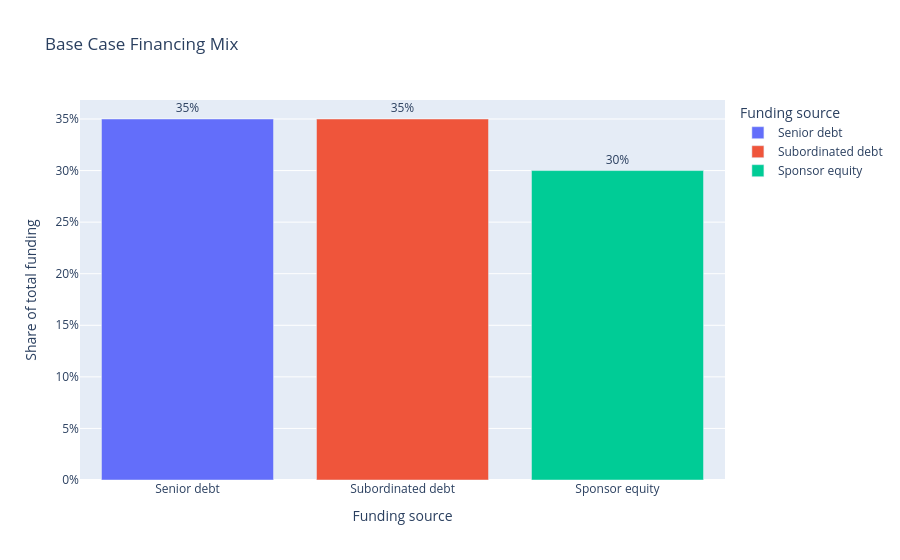

The notebook cell saved with this chart:
### Markdown cell above
## 1. Editable Base Case Assumptions

The assumptions are deliberately stored as simple Python variables. This is easier for beginners than starting with nested dictionaries or custom classes.

### Code cell
# -----------------------------
# Deal inputs
# -----------------------------

# Current share price before the acquisition offer.
share_price = 2.50

# Fully diluted shares outstanding, in millions.
diluted_shares = 369.0

# Net debt in EUR millions.
net_debt = 135.2


# -----------------------------
# Valuation assumptions
# -----------------------------

# Entry multiple used to buy the business.
entry_multiple = 7.0


# -----------------------------
# Financing assumptions
# -----------------------------

# Senior debt as a percentage of total funding.
senior_debt_pct = 0.35

# Subordinated debt as a percentage of total funding.
subordinated_debt_pct = 0.35

# Sponsor equity is whatever is left after the debt financing.
sponsor_equity_pct = 1 - senior_debt_pct - subordinated_debt_pct

# Annual interest rate on senior debt.
senior_interest_rate = 0.06

# Annual interest rate on subordinated debt.
subordinated_interest_rate = 0.065


# -----------------------------
# Historical operating inputs
# -----------------------------

# EBIT is operating profit before interest and tax.
historical_ebit = 163.9

# D&A is depreciation and amortization, a non-cash accounting expense.
historical_d_and_a = 76.9

# Operating working capital balance.
historical_owc = -86.9

# Capital expenditure.
historical_capex = 127.7


# -----------------------------
# Tax, fees, and exit assumptions
# -----------------------------

# Transaction fees as a percentage of entry enterprise value.
fees_pct_of_ev = 0.005

# Corporate tax rate.
tax_rate = 0.35

# Exit multiple used when the sponsor sells the business.
exit_multiple = 7.0

# Exit year.
exit_year = 3


# Put the inputs into a simple table for display.
input_table = pd.DataFrame(
    [
        ["Share price", f"EUR {share_price:.2f}"],
        ["Diluted shares", f"{diluted_shares:.1f}m"],
        ["Net debt", f"EUR {net_debt:.1f}m"],
        ["Entry multiple", f"{entry_multiple:.1f}x"],
        ["Senior debt %", f"{senior_debt_pct:.1%}"],
        ["Subordinated debt %", f"{subordinated_debt_pct:.1%}"],
        ["Sponsor equity %", f"{sponsor_equity_pct:.1%}"],
        ["Senior interest rate", f"{senior_interest_rate:.1%}"],
        ["Subordinated interest rate", f"{subordinated_interest_rate:.1%}"],
        ["Historical EBIT", f"EUR {historical_ebit:.1f}m"],
        ["Historical D&A", f"EUR {historical_d_and_a:.1f}m"],
        ["Historical OWC", f"EUR {historical_owc:.1f}m"],
        ["Historical capex", f"EUR {historical_capex:.1f}m"],
        ["Fees as % of EV", f"{fees_pct_of_ev:.1%}"],
        ["Tax rate", f"{tax_rate:.1%}"],
        ["Exit multiple", f"{exit_multiple:.1f}x"],
        ["Exit year", f"Year {exit_year}"],
    ],
    columns=["Assumption", "Value"],
)

display(input_table)

# Show the financing mix visually.
financing_mix = pd.DataFrame(
    {
        "Funding source": ["Senior debt", "Subordinated debt", "Sponsor equity"],
        "Share": [senior_debt_pct, subordinated_debt_pct, sponsor_equity_pct],
    }
)

fig = px.bar(
    financing_mix,
    x="Funding source",
    y="Share",
    text=financing_mix["Share"].map(lambda x: f"{x:.0%}"),
    title="Base Case Financing Mix",
    color="Funding source",
)
fig.update_yaxes(tickformat=".0%", title="Share of total funding")
fig.update_traces(textposition="outside")
fig.show()

### Figure 1 — Plotly figure (JSON) as saved in the notebook; plotly's stock layout.template omitted (floating-point values rounded to 4 significant figures)
{"data": [{"hovertemplate": "Funding source=%{x}<br>Share=%{y}<br>text=%{text}<extra></extra>", "legendgroup": "Senior debt", "marker": {"color": "#636efa", "pattern": {"shape": ""}}, "name": "Senior debt", "orientation": "v", "showlegend": true, "text": ["35%"], "textposition": "outside", "type": "bar", "x": ["Senior debt"], "xaxis": "x", "y": [0.35], "yaxis": "y"}, {"hovertemplate": "Funding source=%{x}<br>Share=%{y}<br>text=%{text}<extra></extra>", "legendgroup": "Subordinated debt", "marker": {"color": "#EF553B", "pattern": {"shape": ""}}, "name": "Subordinated debt", "orientation": "v", "showlegend": true, "text": ["35%"], "textposition": "outside", "type": "bar", "x": ["Subordinated debt"], "xaxis": "x", "y": [0.35], "yaxis": "y"}, {"hovertemplate": "Funding source=%{x}<br>Share=%{y}<br>text=%{text}<extra></extra>", "legendgroup": "Sponsor equity", "marker": {"color": "#00cc96", "pattern": {"shape": ""}}, "name": "Sponsor equity", "orientation": "v", "showlegend": true, "text": ["30%"], "textposition": "outside", "type": "bar", "x": ["Sponsor equity"], "xaxis": "x", "y": [0.3], "yaxis": "y"}], "layout": {"barmode": "relative", "legend": {"title": {"text": "Funding source"}, "tracegroupgap": 0}, "title": {"text": "Base Case Financing Mix"}, "xaxis": {"anchor": "y", "categoryarray": ["Senior debt", "Subordinated debt", "Sponsor equity"], "categoryorder": "array", "domain": [0.0, 1.0], "title": {"text": "Funding source"}}, "yaxis": {"anchor": "x", "domain": [0.0, 1.0], "tickformat": ".0%", "title": {"text": "Share of total funding"}}}}
